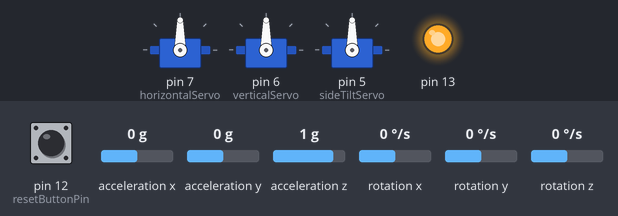
Recording of a sketch running on a simulated Arduino Uno, built with avr-gcc and run on an emulated ATmega328P. Shown: 3 × servo, output pins drawn as LEDs (lit = HIGH). Wiring (inferred from the names in the program): MPU-6050 motion sensor at I2C address 0x68. The inputs (shaded band) are chosen by the test bench; at power-on: rotation x 0 °/s, rotation y 0 °/s, pin 12 (resetButtonPin) LOW, rotation z 0 °/s, acceleration x 0 g, acceleration y 0 g, acceleration z 1 g. What the sketch prints to the serial monitor is not drawn.

Above: at 5.5 s.
5.6 s: rotation x set to -47 °/s
7.1 s: rotation x set to -52 °/s
At 7.56 s:
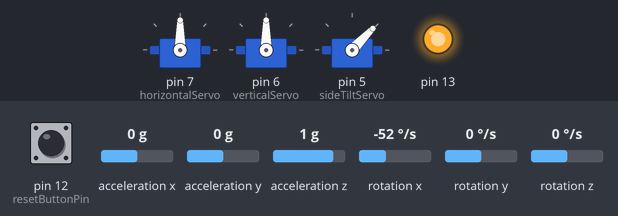
At 8.3 s:
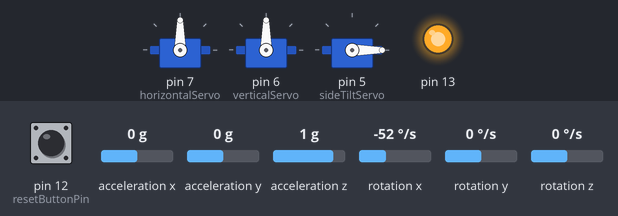
9.5 s: rotation y set to -46 °/s
11.0 s: rotation y set to -53 °/s
At 12.5 s:
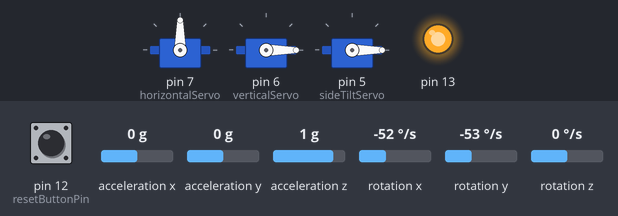
13.4 s: pin 12 (resetButtonPin) pulled HIGH for 0.15 s
15.9 s: rotation z set to -192 °/s
At 16.6 s:
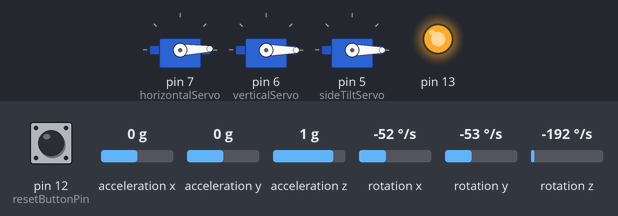
Timing chart, 0 to 18.7 s (numbered marks = the images above; inputs shaded):
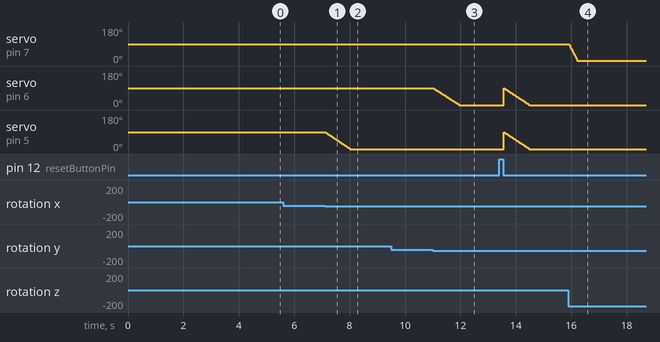

Measured:
- the behaviour switches between -49 and -50 °/s on rotation x (found by bisection; images 0 and 1)
- the behaviour switches between -49 and -50 °/s on rotation y (found by bisection; images 2 and 3)
- after the input at 5.6 s, every drawn part: stays the same
- after the input at 7.1 s, servo on pin 5 (sideTiltServo): moves from 90° to 0° over 0.91 s, starting at once
- after the input at 9.5 s, every drawn part: stays the same
- after the input at 11.0 s, servo on pin 6 (verticalServo): moves from 90° to 0° over 0.95 s, starting at once
- after the input at 15.9 s, servo on pin 7 (horizontalServo): moves from 90° to 2° over 0.31 s, starting at once

The sketch:

Tiparo.ino
```cpp
/*****************************************************************************/
/*                                                                           */
/*                                                                           */
/*                                                                           */
/* Tiparo.ino                                                                */
/*                                                                           */
/*                                                                           */
/*                                                                           */
/*****************************************************************************/

#include "Arduino.h"

#include <Wire.h>
#include <Servo.h>

/*****************************************************************************/
/*                                                                           */
/* Defines                                                                   */
/*                                                                           */
/*****************************************************************************/

/*****************************************************************************/
/*                                                                           */
/* Globals                                                                   */
/*                                                                           */
/*****************************************************************************/
const int MPU_addr = 0x68;  // I2C address of the MPU-6050
int16_t GyX, GyY, GyZ, AcX, AcY, AcZ, Tmp;

int xOffset = 0;
int yOffset = 0;
int zOffset = 0;

int i = 0;

long X = 0;
long Y = 0;
long Z = 0;

unsigned long previousMillis = 0;
unsigned long currentMillis = millis();
const long interval = 10;

unsigned long TIMERpreviousMillis = 0;
unsigned long TIMERcurrentMillis = millis();
const long TIMERinterval = 1;

int resetButtonPin = 12;

int horizontalPosition = 90;
int verticalPosition = 90;
int sideTiltPosition = 90;

int buttonCurrent = 0;
int buttonPrevious = 0;
unsigned char buttonHistory = 0;

int test = 0;

Servo horizontalServo;
Servo verticalServo;
Servo sideTiltServo;

/*****************************************************************************/
/*                                                                           */
/*                                                                           */
/* setup()                                                                   */
/*                                                                           */
/*                                                                           */
/*****************************************************************************/
void setup()
{
    Serial.begin( 9600 );
    gyroSetup();
}

/*****************************************************************************/
/*                                                                           */
/*                                                                           */
/* loop()                                                                    */
/*                                                                           */
/*                                                                           */
/*****************************************************************************/
void loop()
{
    headTracking();
}

void GetCalibrationData()
{
    int i = 0;
    long xCal = 0;
    long yCal = 0;
    long zCal = 0;

    Serial.println( "Calculating Gyro Offset Values..." );

    while( i < 1000 )
    {
        Wire.beginTransmission( MPU_addr );
        Wire.write( 0x3B );  // starting with register 0x3B (ACCEL_XOUT_H)
        Wire.endTransmission( false );
        Wire.requestFrom( MPU_addr, 14, true ); // request a total of 14 registers
        AcX = Wire.read() << 8 | Wire.read(); // 0x3B (ACCEL_XOUT_H) & 0x3C (ACCEL_XOUT_L)
        AcY = Wire.read() << 8 | Wire.read(); // 0x3D (ACCEL_YOUT_H) & 0x3E (ACCEL_YOUT_L)
        AcZ = Wire.read() << 8 | Wire.read(); // 0x3F (ACCEL_ZOUT_H) & 0x40 (ACCEL_ZOUT_L)
        Tmp = Wire.read() << 8 | Wire.read(); // 0x41 (TEMP_OUT_H) & 0x42 (TEMP_OUT_L)
        GyX = Wire.read() << 8 | Wire.read(); // 0x43 (GYRO_XOUT_H) & 0x44 (GYRO_XOUT_L)
        GyY = Wire.read() << 8 | Wire.read(); // 0x45 (GYRO_YOUT_H) & 0x46 (GYRO_YOUT_L)
        GyZ = Wire.read() << 8 | Wire.read(); // 0x47 (GYRO_ZOUT_H) & 0x48 (GYRO_ZOUT_L)

        xCal = xCal + GyX;
        yCal = yCal + GyY;
        zCal = zCal + GyZ;

        i = i + 1;
    }

    xOffset = xCal / 1000;
    yOffset = yCal / 1000;
    zOffset = zCal / 1000;

    Serial.print( "X Offset: " );
    Serial.println( xOffset );

    Serial.print( "Y Offset: " );
    Serial.println( yOffset );

    Serial.print( "Z Offset: " );
    Serial.println( zOffset );

    Serial.println( "--------------------" );
    Serial.println();

    delay( 2500 );

    Serial.println( "Ready" );

    digitalWrite( 13, HIGH );

    return;
}

void gyroSetup()
{
    pinMode( resetButtonPin, INPUT );
    pinMode( 13, OUTPUT );
    digitalWrite( 13, LOW );

    horizontalServo.attach( 7 );
    horizontalServo.write( horizontalPosition );
    delay( 15 );
    verticalServo.attach( 6 );
    verticalServo.write( verticalPosition );
    delay( 15 );
    sideTiltServo.attach( 5 );
    sideTiltServo.write( sideTiltPosition );
    delay( 15 );

    Serial.println( "Initializing Gyroscope..." );

    Wire.begin();
    Wire.beginTransmission( MPU_addr );
    Wire.write( 0x6B );  // PWR_MGMT_1 register
    Wire.write( 0 );     // set to zero (wakes up the MPU-6050)
    Wire.endTransmission( true );

    Serial.println( "Initialization Complete" );

    GetCalibrationData();

    return;
}

void headTracking()
{
    TIMERcurrentMillis = millis();
    if( TIMERcurrentMillis - TIMERpreviousMillis >= TIMERinterval )
    {
        //reset timer
        TIMERpreviousMillis = TIMERcurrentMillis;

        buttonPrevious = buttonCurrent;
        if( digitalRead( resetButtonPin ) == HIGH )
        {
            buttonCurrent = 1;
        }
        else
        {
            buttonCurrent = 0;
        }
        buttonHistory = ( buttonHistory << 1 ) | buttonCurrent;

        if( ( buttonPrevious == 0 ) && ( buttonCurrent == 1 ) )
        {
            test = 0;
        }
    }

    if( test == 0 )
    {
        if( buttonHistory == 0x0 )
        {
            test = 1;

            sideTiltPosition = 90;
            sideTiltServo.write( sideTiltPosition );
            verticalPosition = 90;
            verticalServo.write( verticalPosition );
            horizontalPosition = 90;
            horizontalServo.write( horizontalPosition );
        }
    }

    Wire.beginTransmission( MPU_addr );
    Wire.write( 0x43 );  // starting with register 0x43 (GYRO_XOUT_H)
    Wire.endTransmission( false );
    Wire.requestFrom( MPU_addr, 14, true );  // request a total of 6 registers

    GyX = Wire.read() << 8 | Wire.read(); // 0x43 (GYRO_XOUT_H) & 0x44 (GYRO_XOUT_L)
    GyY = Wire.read() << 8 | Wire.read(); // 0x45 (GYRO_YOUT_H) & 0x46 (GYRO_YOUT_L)
    GyZ = Wire.read() << 8 | Wire.read(); // 0x47 (GYRO_ZOUT_H) & 0x48 (GYRO_ZOUT_L)

    GyX = ( GyX - xOffset ) / 131;
    GyY = ( GyY - yOffset ) / 131;
    GyZ = ( GyZ - zOffset ) / 131;

    X = X + GyX;
    Y = Y + GyY;
    Z = Z + GyZ;

    i = i + 1;

    currentMillis = millis();
    if( currentMillis - previousMillis >= interval )
    {
        //take average
        X = X / i;
        Y = Y / i;
        Z = Z / i;

        //multiply by 0.01 (ten milliseconds)
        X = X * 0.02;
        Y = Y * 0.02;
        Z = Z * 0.02;

        //reset i
        i = 0;

        //reset timer
        previousMillis = currentMillis;

        //-------------------------------------------------------------------------------------
        sideTiltPosition = sideTiltPosition + X;

        if( ( sideTiltPosition <= 180 ) && ( sideTiltPosition >= 0 ) )
        {
            sideTiltServo.write( sideTiltPosition );
        }
        else if( sideTiltPosition > 180 )
        {
            sideTiltPosition = 180;
        }
        else if( horizontalPosition < 0 )
        {
            sideTiltPosition = 0;
        }
        //-------------------------------------------------------------------------------------

        //-------------------------------------------------------------------------------------
        verticalPosition = verticalPosition + Y;

        if( ( verticalPosition <= 180 ) && ( verticalPosition >= 0 ) )
        {
            verticalServo.write( verticalPosition );
        }
        else if( verticalPosition > 180 )
        {
            verticalPosition = 180;
        }
        else if( verticalPosition < 0 )
        {
            verticalPosition = 0;
        }
        //-------------------------------------------------------------------------------------

        //-------------------------------------------------------------------------------------
        horizontalPosition = horizontalPosition + Z;

        if( ( horizontalPosition <= 180 ) && ( horizontalPosition >= 0 ) )
        {
            horizontalServo.write( horizontalPosition );
        }
        else if( horizontalPosition > 180 )
        {
            horizontalPosition = 180;
        }
        else if( horizontalPosition < 0 )
        {
            horizontalPosition = 0;
        }
        //-------------------------------------------------------------------------------------

        //reset averages
        X = 0;
        Y = 0;
        Z = 0;
    }

    return;
}
```
